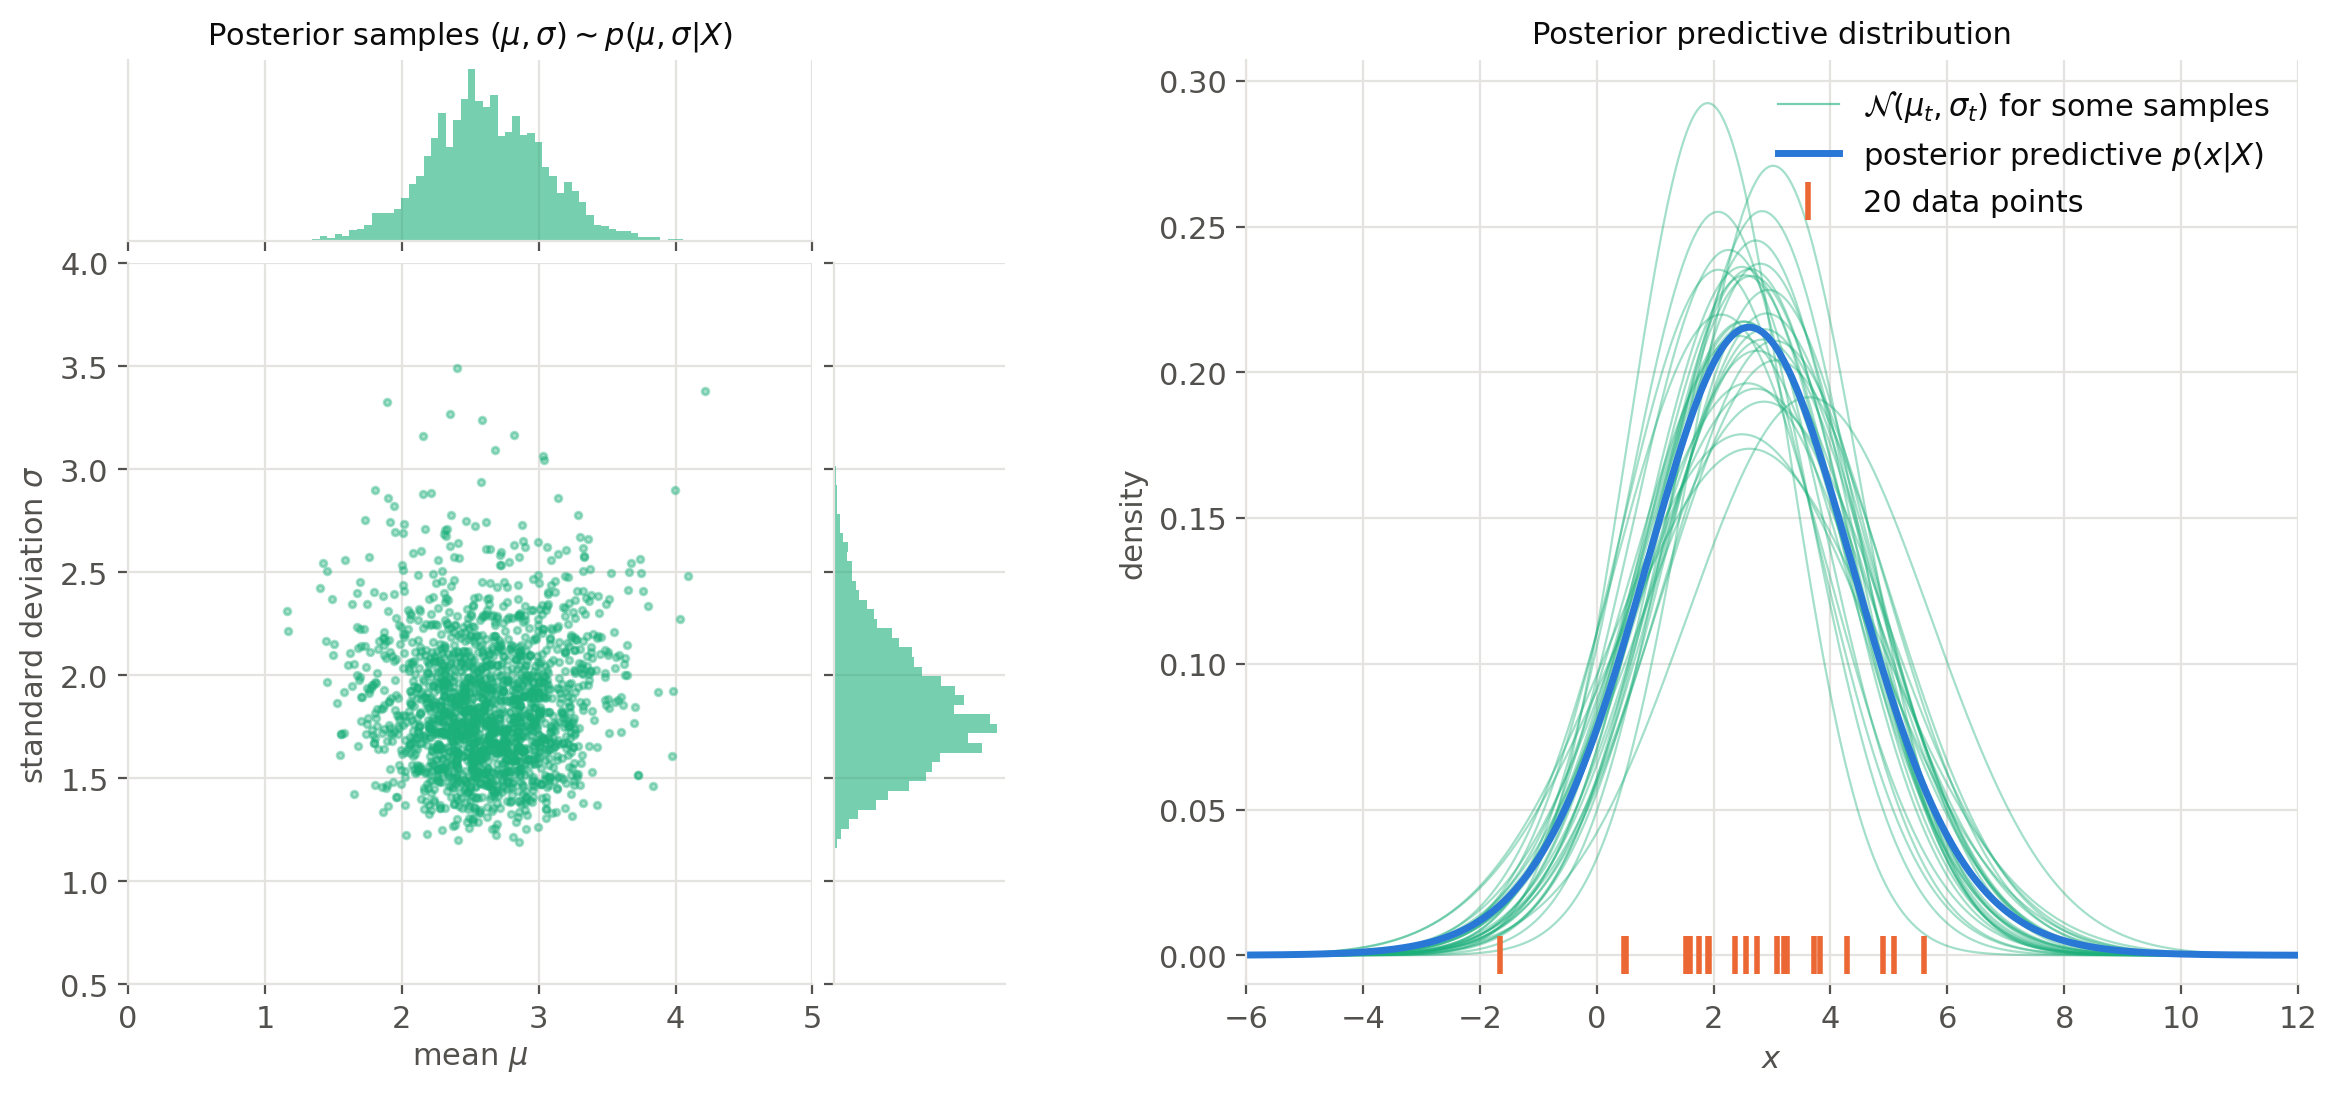

Write Python code to recreate this figure.
"""Random-walk Metropolis on the posterior of the mean and standard deviation of a normal distribution (MCMC chapter).

Data: N = 20 samples from N(3, 2), as in the MAP figure. Priors: mu ~ N(0, 5), sigma ~ half-normal of scale 5.
Left: posterior samples of (mu, sigma) with their marginal histograms.
Right: posterior predictive distribution (average of the normal densities of the samples) against the data.

Run from anywhere: `python src/img/mcmc-posterior.py` writes `mcmc-posterior.png` next to this file.
"""

from pathlib import Path

import matplotlib.pyplot as plt
import numpy as np

N_DATA = 20
N_STEPS = 20000
BURN_IN = 1000
STEP = 0.7  # standard deviation of the random-walk proposal, in both directions
THETA0 = np.array([0.0, 1.0])  # initial state (mu, sigma)

rng = np.random.default_rng(0)
data = rng.normal(3, 2, N_DATA)


def log_p_tilde(theta):
    """Unnormalized log-posterior: log-likelihood + log-prior (constants dropped)."""
    mu, sigma = theta
    if sigma <= 0:
        return -np.inf
    log_likelihood = -N_DATA * np.log(sigma) - np.sum((data - mu) ** 2) / (2 * sigma**2)
    log_prior = -mu**2 / (2 * 5**2) - sigma**2 / (2 * 5**2)
    return log_likelihood + log_prior


# Random-walk Metropolis, in the log domain
chain = np.empty((N_STEPS + 1, 2))
chain[0] = THETA0
log_p = log_p_tilde(THETA0)
n_accepted = 0
for t in range(N_STEPS):
    candidate = rng.normal(chain[t], STEP)
    log_p_candidate = log_p_tilde(candidate)
    if np.log(rng.uniform()) < log_p_candidate - log_p:
        chain[t + 1], log_p = candidate, log_p_candidate
        n_accepted += 1
    else:
        chain[t + 1] = chain[t]
samples = chain[BURN_IN + 1:]
mu, sigma = samples[:, 0], samples[:, 1]

print(f"data: mean {data.mean():.2f}, std {data.std():.2f}")
print(f"acceptance rate {n_accepted / N_STEPS:.2f}")
for name, s in [("mu", mu), ("sigma", sigma)]:
    low, high = np.percentile(s, [2.5, 97.5])
    print(f"{name}: posterior mean {s.mean():.2f}, 95% interval [{low:.2f}, {high:.2f}]")

# Palette: categorical slots 1-3 of the dataviz reference palette, plus text/grid tokens
TARGET, DATA, SAMPLE = "#2a78d6", "#eb6834", "#1baf7a"
TEXT, MUTED, GRID = "#0b0b0b", "#52514e", "#e4e3df"

plt.rcParams.update({
    "font.size": 11,
    "text.color": TEXT,
    "axes.labelcolor": MUTED,
    "xtick.color": MUTED,
    "ytick.color": MUTED,
    "axes.edgecolor": GRID,
})

fig = plt.figure(figsize=(14, 6))
outer = fig.add_gridspec(1, 2, width_ratios=[1, 1.2], wspace=0.25)
inner = outer[0].subgridspec(2, 2, width_ratios=[4, 1], height_ratios=[1, 4], hspace=0.05, wspace=0.05)
ax_joint = fig.add_subplot(inner[1, 0])
ax_mu = fig.add_subplot(inner[0, 0], sharex=ax_joint)
ax_sigma = fig.add_subplot(inner[1, 1], sharey=ax_joint)
ax_pred = fig.add_subplot(outer[1])

# Left: posterior samples and marginals
thinned = samples[::10]  # only for readability of the scatter plot
ax_joint.scatter(thinned[:, 0], thinned[:, 1], color=SAMPLE, s=6, alpha=0.4)
ax_joint.set_xlabel("mean $\\mu$")
ax_joint.set_ylabel("standard deviation $\\sigma$")
ax_mu.hist(mu, bins=60, color=SAMPLE, alpha=0.6)
ax_sigma.hist(sigma, bins=60, color=SAMPLE, alpha=0.6, orientation="horizontal")
ax_mu.set_title("Posterior samples $(\\mu, \\sigma) \\sim p(\\mu, \\sigma | X)$", color=TEXT, fontsize=11)
for ax in (ax_mu, ax_sigma):
    ax.tick_params(labelbottom=False, labelleft=False)
    ax.set_xticks([] if ax is ax_sigma else ax.get_xticks())
    ax.set_yticks([] if ax is ax_mu else ax.get_yticks())

# Right: posterior predictive, average of N(x; mu_t, sigma_t) over the chain, with a few individual densities
x = np.linspace(-6, 12, 500)
densities = np.exp(-((x[:, None] - mu[None, ::10]) ** 2) / (2 * sigma[None, ::10] ** 2)) \
    / np.sqrt(2 * np.pi * sigma[None, ::10] ** 2)
for k in np.random.default_rng(1).choice(densities.shape[1], 30, replace=False):
    ax_pred.plot(x, densities[:, k], color=SAMPLE, lw=0.8, alpha=0.4)
ax_pred.plot([], [], color=SAMPLE, lw=0.8, alpha=0.6, label="$\\mathcal{N}(\\mu_t, \\sigma_t)$ for some samples")
ax_pred.plot(x, densities.mean(axis=1), color=TARGET, lw=2.5, label="posterior predictive $p(x | X)$")
ax_pred.plot(data, np.zeros_like(data), "|", color=DATA, ms=14, mew=2, label=f"{N_DATA} data points")
ax_pred.set_xlim(-6, 12)
ax_pred.set_ylim(-0.01, None)
ax_pred.set_xlabel("$x$")
ax_pred.set_ylabel("density")
ax_pred.set_title("Posterior predictive distribution", color=TEXT, fontsize=11)
ax_pred.legend(frameon=False, loc="upper right")

for ax in (ax_joint, ax_mu, ax_sigma, ax_pred):
    ax.grid(color=GRID, lw=0.8)
    ax.set_axisbelow(True)
    for side in ["top", "right"]:
        ax.spines[side].set_visible(False)

fig.savefig(Path(__file__).with_suffix(".png"), dpi=200, bbox_inches="tight", facecolor="white")
